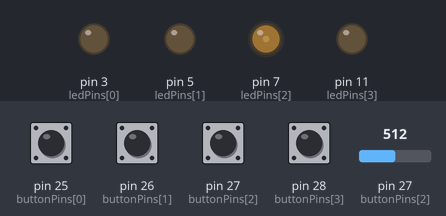
Recording of a sketch running on a simulated Teensy 4. Parts: output pins drawn as LEDs (lit = HIGH). The test bench sets the inputs (shaded band); at power-on: pin 25 (buttonPins[0]), pin 26 (buttonPins[1]), pin 27 (buttonPins[2]), pin 28 (buttonPins[3]) LOW, pin 27 (buttonPins[2]) = 512.

Above: at 1.2 s.
1.3 s: pin 27 (buttonPins[2]) set to 716
At 3.0 s:
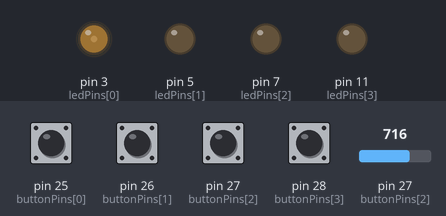
4.3 s: pin 25 (buttonPins[0]) pulled HIGH for 0.15 s
At 5.0 s:
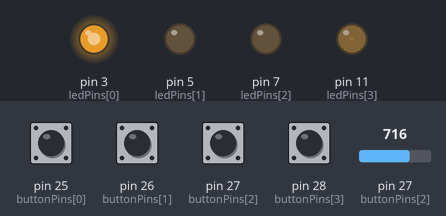
7.3 s: pin 26 (buttonPins[1]) pulled HIGH for 0.15 s
At 8.0 s:
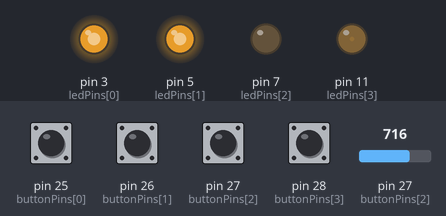
Timing chart, 0 to 8.5 s (numbered marks = the images above; inputs shaded):
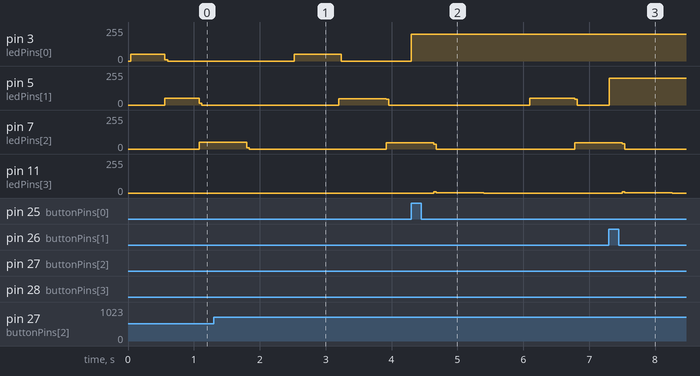

The sketch:

stepsequencer.ino
```cpp
int ledPins [4] = {3, 5, 7, 11};
int buttonPins [4] = {25, 26, 27, 28};
int tempo = 0;
int currentStep = 0;
unsigned long lastStepTime = 0;
boolean lastButtonState [4] = {LOW, LOW, LOW, LOW};
boolean buttonState[4] = {LOW, LOW, LOW, LOW};
boolean on[4] = {false, false, false, false};


void setup() {

  for (int i = 0; i < 4; i++) {
  pinMode(buttonPins[i], INPUT);
  pinMode(ledPins[i], OUTPUT);

  }
}

 void loop () {

  tempo = map(analogRead(A13), 0, 1023, 50, 1000);
  sequence();
  checkButtons();
  setLeds();

 }


 void sequence() {

  if (millis() > lastStepTime + tempo) {

  if (on[currentStep] == true) {
    usbMIDI.sendNoteOff(56, 0, 0);
  }
    currentStep++;

  if (currentStep > 3) {
    currentStep = 0;
  }

  if (on[currentStep] == true) {
    usbMIDI.sendNoteOn(56, 127, 0);
  }
    lastStepTime = millis();

  }
}

 void checkButtons() {

  for (int i = 0; i < 4; i++) {

    lastButtonState[i] = buttonState[i];
    buttonState[i] = digitalRead(buttonPins[i]);

  if (buttonState[i] == HIGH && lastButtonState[i] == LOW) {
    on[i] = !on[i];

     }
   }
 }

 void setLeds() {

  for (int i = 0; i < 4; i++) {

    analogWrite(ledPins[currentStep], 50);
    if (on[i] == true) {
      analogWrite(ledPins[i], 200);
    } else if (on[i] == false) {
      analogWrite(ledPins[i], 0);

     }
   }
 }
```
